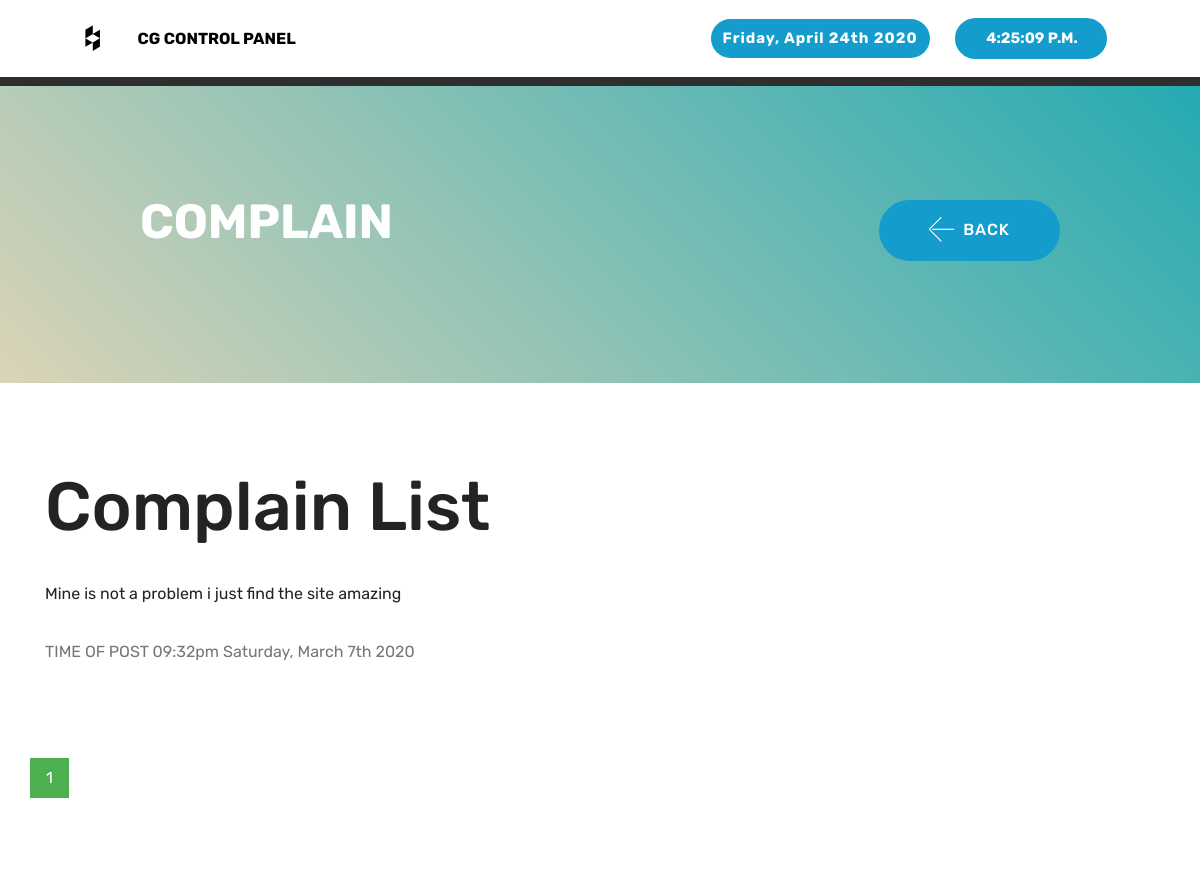
The app's page /head_admin/complain.php with its own data.
### tables this page shows
CREATE TABLE IF NOT EXISTS `complain` (
  `id` int(200) NOT NULL AUTO_INCREMENT,
  `messages` varchar(200) NOT NULL,
  `timex` varchar(200) NOT NULL,
  PRIMARY KEY (`id`)
);

### head_admin/complain.php (the view, shortened to what this page needs)
<!DOCTYPE html>
<html  >
<head>
  <link rel="stylesheet" href="assets/web/assets/mobirise-icons/mobirise-icons.css">
  <link rel="stylesheet" href="assets/bootstrap/css/bootstrap.min.css">
  <link rel="stylesheet" href="assets/bootstrap/css/bootstrap-grid.min.css">
  <link rel="stylesheet" href="assets/bootstrap/css/bootstrap-reboot.min.css">
  <link rel="stylesheet" href="assets/socicon/css/styles.css">
  <link rel="stylesheet" href="assets/dropdown/css/style.css">
  <link rel="stylesheet" href="assets/tether/tether.min.css">
  <link rel="stylesheet" href="assets/theme/css/style.css">
  <link rel="preload" as="style" href="assets/mobirise/css/mbr-additional.css"><link rel="stylesheet" href="assets/mobirise/css/mbr-additional.css" type="text/css">
</head>
<body>
  <section once="footers" class="cid-rS4Ziroi60" id="footer6-h">
    <div class="container">
        <div class="media-container-row align-center mbr-white">
            <div class="col-12">
                <p class="mbr-text mb-0 mbr-fonts-style display-7">
                </p>
            </div>
        </div>
    </div>
</section>
<section class="engine"><a href="https://mobirise.info/o">portfolio web templates</a></section><section class="menu cid-rS4Zishq4p" once="menu" id="menu2-i">
    <nav class="navbar navbar-expand beta-menu navbar-dropdown align-items-center navbar-fixed-top navbar-toggleable-sm">
        <div class="menu-logo">
            <div class="navbar-brand">
                <span class="navbar-caption-wrap"><a class="navbar-caption text-black display-4" href="https://mobirise.co"><span class="socicon socicon-houzz mbr-iconfont mbr-iconfont-btn"></span></a><a class="navbar-caption text-black display-4" href="https://mobirise.co" style="background-color: rgb(255, 255, 255); display: inline !important;">CG CONTROL PANEL</a></span>
            </div>
        </div>
        <div class="collapse navbar-collapse" id="navbarSupportedContent">
            <ul class="navbar-nav nav-dropdown" data-app-modern-menu="true"><li class="nav-item">
                    <a class="nav-link link text-black display-4" href="https://mobirise.co">&nbsp; &nbsp; &nbsp; &nbsp; &nbsp; &nbsp; &nbsp; &nbsp; &nbsp; &nbsp; &nbsp;</a>
                </li></ul>
            <div class="navbar-buttons mbr-section-btn"><a class="btn btn-sm btn-primary display-4" style="padding:12px; background:transparent; color:white; border:none; font-size:15px; font-weight:bold;"><?php
echo date('')." ". date('l\, F jS Y');
                            ?> </a><a class="btn btn-sm btn-primary display-4">
    <form name="clock">
                    <input  class="span2" id="trans" type="submit"  name="face" value="" style="padding:5px; width:100px; background:transparent; color:white; border:none; font-size:15px; font-weight:bold;">
                </form> </a></div>
        </div>
    </nav>
</section>
<section class="mbr-section info2 cid-rS4ZitZ2b2" id="info2-j">
    <div class="container">
        <div class="row main justify-content-center">
            <div class="media-container-column col-12 col-lg-3 col-md-4">
                <div class="mbr-section-btn align-left py-4"><a class="btn btn-primary display-4" href="page1.php"><span class="mbri-left mbr-iconfont mbr-iconfont-btn"></span>
                    BACK</a></div>
            </div>
            <div class="media-container-column title col-12 col-lg-7 col-md-6">
                <h2 class="align-right mbr-bold mbr-white pb-3 mbr-fonts-style display-2">COMPLAIN</h2>
            </div>
        </div>
    </div>
</section>
<section class="services6 cid-rS4ZivaJF5" id="services6-k">
    <div class="container">
        <div class="row">
            <div class='title col-12'>
                <h4 class='align-left mbr-fonts-style m-0 display-1'>
                    Complain List
                </h4>
            </div>
            <?php
$num_per_page=05;
if(isset($_GET["page"])){
$page=$_GET["page"];
}
else
{
$page=1;
}
$start_from=($page-1)*05;
$sql="SELECT * from complain order by id desc limit $start_from,$num_per_page";
$rs_result=mysql_query($sql);
?>
          <?php
while($row=mysql_fetch_array($rs_result,MYSQL_ASSOC)){
echo"
            <div class='card col-12 pb-5'>
                <div class='card-wrapper media-container-row media-container-row'>
                    <div class='card-box'>
                        <div class='row'>
                            <div class='col-12 col-md-10'>
                                <div class='wrapper'>
                                    <div class='top-line pb-3'>
                                    <p class='mbr-text mbr-fonts-style display-7'>
                                    {$row['messages']}
                                </p>
                                    </div>
                                    <div class='bottom-line'>
                                        <p class='mbr-text mbr-fonts-style display-7'>
                                            TIME OF POST {$row['timex']}
                                        </p>
                                    </div>
                                </div>
                            </div>
                        </div>
                    </div>
                </div>
            </div>
            ";}?>
            <center>  <?php
$sql="SELECT * from complain ";
$rs_result=mysql_query($sql);
$total_records=mysql_num_rows($rs_result);
$total_pages=ceil($total_records/$num_per_page);
echo "<div class='pagination'>";
for($i=1;$i<=$total_pages;$i++){
    if($i==$page)
echo" <a class='active' href='complain.php?page=".$i."'>".$i."</a>&nbsp;";
else
echo'<a href="complain.php?page='.$i.'">'.$i.'</a>';
    }
    echo"</div>";
    ?></center>
        </div>
    </div>
</section>
</body>
</html>

### head_admin/assets/dropdown/css/style.css (style rules this page uses)
.navbar-dropdown { left: 0; padding: 0; position: absolute; right: 0; top: 0; transition: all 0.45s ease; z-index: 1030; background: #282828; }
.navbar-dropdown .navbar-caption { font-weight: 700; white-space: normal; vertical-align: -4px; line-height: 3.125rem !important; }
.navbar-dropdown .navbar-caption, .navbar-dropdown .navbar-caption:hover { color: inherit; text-decoration: none; }
.navbar-dropdown.navbar-fixed-top { position: fixed; }
.navbar-dropdown .navbar-brand span { vertical-align: -4px; }
.nav-dropdown { font-size: 0.75rem; font-weight: 500; height: auto !important; }
.nav-dropdown .link { margin: .667em 1.667em; font-weight: 500; padding: 0; transition: color .2s ease-in-out; }
.nav-dropdown .link::after, .nav-dropdown .dropdown-item::after { color: inherit; }

### head_admin/complain.php (style rules this page uses)
.pagination a { color:black; float:left; padding:8px 16px; text-decoration:none; transition:background-color .3s; }
.pagination a.active { background-color:#4caf50; color:#fff; }
.pagination { margin-top:30px; }

### records on screen
complain: messages "Mine is not a problem i just find the site amazing", timex "09:32pm Saturday, March 7th 2020"
